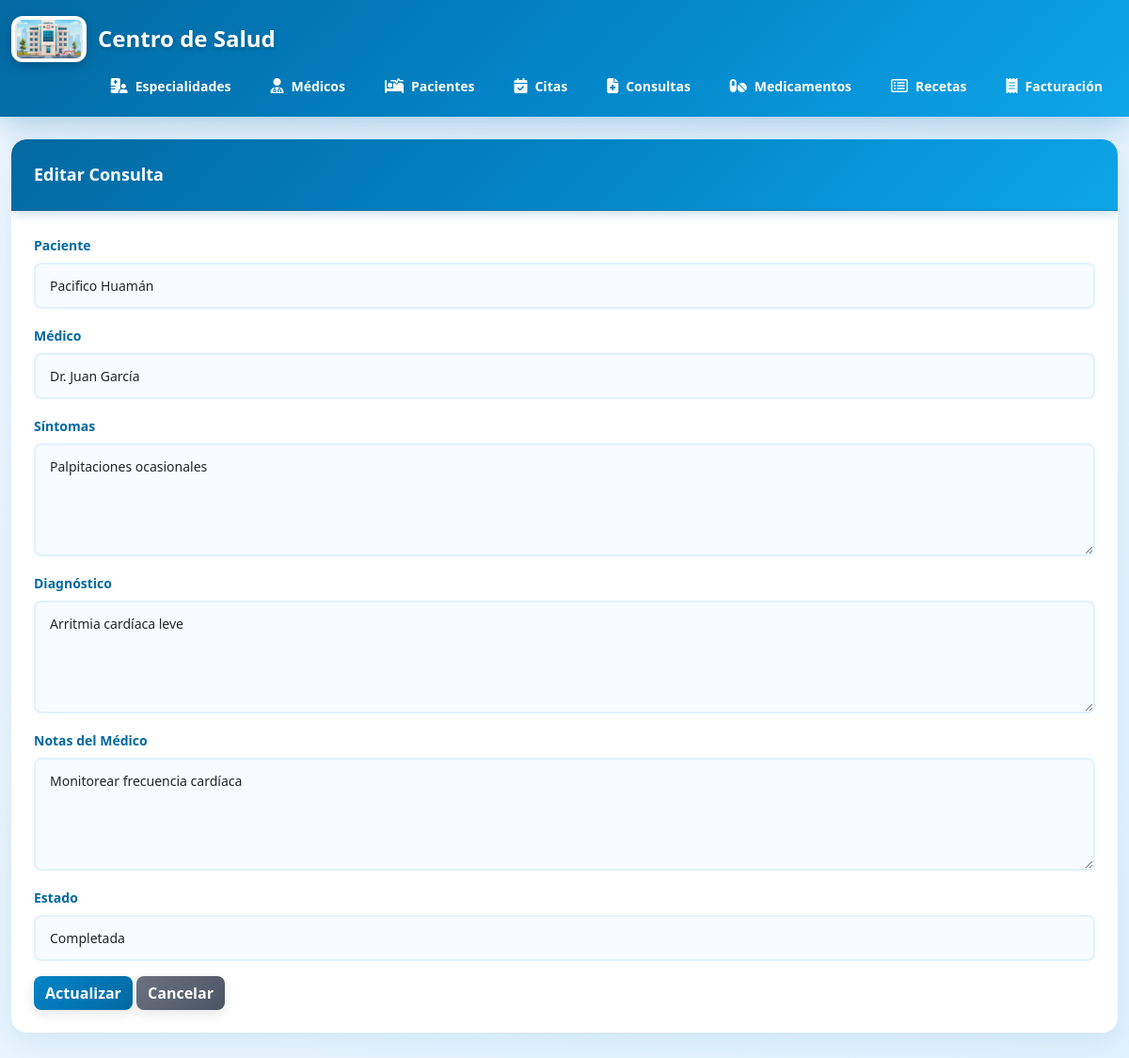
Screenshot of /consultas/edit.php?id=1 with the database file from the repository.
### tables this page shows
CREATE TABLE consultas (
  id_consulta int auto_increment primary key,
  id_paciente int not null,
  id_medico int not null,
  fecha_hora datetime default current_timestamp,
  sintomas text,
  diagnostico text,
  notas_medico text,
  estado varchar(20) default 'completada',
  fecha_creacion datetime default current_timestamp,
  foreign key (id_paciente) references pacientes(id_paciente) on delete cascade,
  foreign key (id_medico) references medicos(id_medico) on delete restrict
);

CREATE TABLE pacientes (
  id_paciente int auto_increment primary key,
  nombre varchar(150) not null,
  dni varchar(20) not null unique,
  email varchar(100) unique,
  telefono varchar(20),
  fecha_nacimiento date,
  direccion varchar(255),
  tipo_sangre varchar(5),
  alergias text,
  fecha_registro datetime default current_timestamp
);

CREATE TABLE medicos (
  id_medico int auto_increment primary key,
  nombre varchar(150) not null,
  email varchar(100) unique,
  telefono varchar(20),
  licencia_profesional varchar(50) not null unique,
  id_especialidad int not null,
  fecha_contratacion datetime default current_timestamp,
  foreign key (id_especialidad) references especialidades(id_especialidad)
);

### consultas/edit.php (the view, shortened to what this page needs)
<?php
require_once '../config/database.php';
require_once '../includes/header.php';
$id = $_GET['id'];
$stmt = $pdo->prepare("SELECT * FROM consultas WHERE id_consulta = :id");
$stmt->execute([':id' => $id]);
$consulta = $stmt->fetch(PDO::FETCH_ASSOC);
$stmtPacientes = $pdo->query("SELECT id_paciente, nombre FROM pacientes ORDER BY nombre");
$pacientes = $stmtPacientes->fetchAll(PDO::FETCH_ASSOC);
$stmtMedicos = $pdo->query("SELECT id_medico, nombre FROM medicos ORDER BY nombre");
$medicos = $stmtMedicos->fetchAll(PDO::FETCH_ASSOC);
?>
<div class="card">
    <div class="card-header">Editar Consulta</div>
    <div class="card-body">
        <form action="update.php" method="POST">
            <div class="mb-3">
                <label class="form-label">Paciente</label>
                <select name="id_paciente" class="form-control" required>
                    <?php foreach ($pacientes as $paciente): ?>
                    <option value="<?= $paciente['id_paciente'] ?>" <?php if ($paciente['id_paciente'] == $consulta['id_paciente']) echo 'selected'; ?>>
                        <?= $paciente['nombre'] ?>
                    </option>
                    <?php endforeach; ?>
                </select>
            </div>
            <div class="mb-3">
                <label class="form-label">Médico</label>
                <select name="id_medico" class="form-control" required>
                    <?php foreach ($medicos as $medico): ?>
                    <option value="<?= $medico['id_medico'] ?>" <?php if ($medico['id_medico'] == $consulta['id_medico']) echo 'selected'; ?>>
                        <?= $medico['nombre'] ?>
                    </option>
                    <?php endforeach; ?>
                </select>
            </div>
            <div class="mb-3">
                <label class="form-label">Síntomas</label>
                <textarea name="sintomas" class="form-control" rows="3" required><?= $consulta['sintomas'] ?></textarea>
            </div>
            <div class="mb-3">
                <label class="form-label">Diagnóstico</label>
                <textarea name="diagnostico" class="form-control" rows="3" required><?= $consulta['diagnostico'] ?></textarea>
            </div>
            <div class="mb-3">
                <label class="form-label">Notas del Médico</label>
                <textarea name="notas_medico" class="form-control" rows="3"><?= $consulta['notas_medico'] ?></textarea>
            </div>
            <div class="mb-3">
                <label class="form-label">Estado</label>
                <select name="estado" class="form-control">
                    <option value="completada" <?php if ($consulta['estado'] == 'completada') echo 'selected'; ?>>Completada</option>
                </select>
            </div>
            <button type="submit" class="btn btn-warning">Actualizar</button>
            <a href="index.php" class="btn btn-secondary">Cancelar</a>
        </form>
    </div>
</div>
<?php require_once '../includes/footer.php'; ?>

### public/css/style.css (style rules this page uses)
* { margin: 0; padding: 0; box-sizing: border-box; }
body { background: linear-gradient(135deg, #f0f7ff 0%, #e0f2fe 100%); font-family: 'Segoe UI', Tahoma, Geneva, Verdana, sans-serif; min-height: 100vh; }
.card { border: none !important; border-radius: 16px; box-shadow: 0 8px 32px rgba(3, 105, 161, 0.1); margin-bottom: 30px; overflow: hidden; background: white; }
.card-header { background: linear-gradient(135deg, #0369A1 0%, #0284C7 50%, #0EA5E9 100%) !important; color: white !important; border-radius: 16px 16px 0 0 !important; padding: 24px !important; font-weight: 600; font-size: 18px; box-shadow: 0 4px 12px rgba(3, 105, 161, 0.2); }
.card-body { padding: 24px; }
.btn { border-radius: 8px; font-weight: 600; transition: all 0.3s ease; box-shadow: 0 4px 12px rgba(0, 0, 0, 0.1); }
.btn-warning { background: linear-gradient(135deg, #0284C7 0%, #0369A1 100%) !important; border: none !important; color: white !important; }
.btn-secondary { background: linear-gradient(135deg, #6b7280 0%, #4b5563 100%) !important; border: none !important; color: white !important; }
.form-control { border-radius: 8px; border: 2px solid #E0F2FE !important; padding: 12px 15px; font-size: 14px; transition: all 0.3s ease; background-color: #F8FBFF; }
textarea.form-control { resize: vertical; min-height: 120px; }
.form-label { font-weight: 600; color: #0369A1; margin-bottom: 8px; font-size: 14px; }
.mb-3 { margin-bottom: 20px; }

### rows the page displays
consultas: id_paciente "Pacifico Huamán", id_medico "Dr. Juan García", sintomas "Palpitaciones ocasionales", diagnostico "Arritmia cardíaca leve", notas_medico "Monitorear frecuencia cardíaca", estado "Completada"
